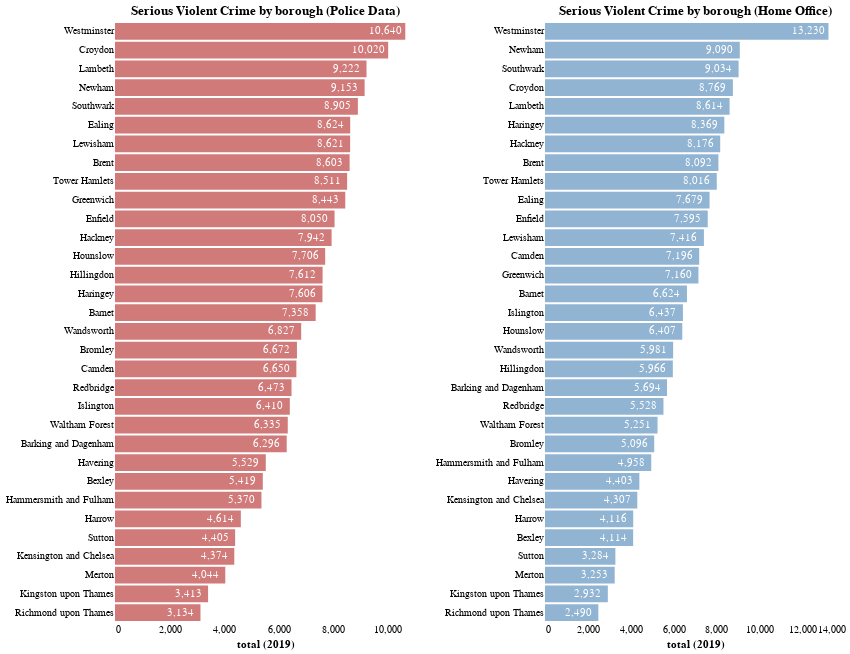

Here is the notebook cell this chart was saved with:
### Code cell
steelblue = 'rgb(70,130,180)'

bars = alt.Chart(violence_borough[['borough', 'met_total']], title='Serious Violent Crime by borough (Police Data)').mark_bar(opacity=0.6, color='firebrick').encode(
    x=alt.X('met_total:Q', axis=alt.Axis(title='total (2019)', ticks=False)),
    y=alt.Y('borough:N', axis=alt.Axis(title=None, ticks=False), sort='-x'),  
    #color=alt.Color('borough:N', legend=None)
)

text = alt.Chart(violence_borough[['borough', 'met_total']]).mark_text(
    align='center',
    baseline='middle',
    color='white',
    dx=-20  # Nudges text to right so it doesn't appear on top of the bar
).encode(
    x=alt.X('met_total:Q', axis=alt.Axis(title='total (2019)', ticks=False)),
    y=alt.Y('borough:N', axis=alt.Axis(title=None, ticks=False), sort='-x'),  
    text=alt.Text('met_total:Q', format=',.4r')
)

metpolice = bars + text

bars_ = alt.Chart(violence_borough[['borough', 'homeoffice_total']], title='Serious Violent Crime by borough (Home Office)').mark_bar(opacity=0.6, color=steelblue).encode(
    x=alt.X('homeoffice_total:Q', axis=alt.Axis(title='total (2019)', ticks=False)),
    y=alt.Y('borough:N', axis=alt.Axis(title=None, ticks=False), sort='-x'),  
    #color=alt.Color('borough:N', legend=None)
)

text_ = alt.Chart(violence_borough[['borough', 'homeoffice_total']]).mark_text(
    align='center',
    baseline='middle',
    color='white',
    dx=-20  # Nudges text to right so it doesn't appear on top of the bar
).encode(
    x=alt.X('homeoffice_total:Q', axis=alt.Axis(title='total (2019)', ticks=False)),
    y=alt.Y('borough:N', axis=alt.Axis(title=None, ticks=False), sort='-x'),  
    text=alt.Text('homeoffice_total:Q', format=',.4r')
)

metpolice = (bars + text).properties(height=600, width=300)
homeoffice = (bars_ + text_).properties(height=600, width=300)

(metpolice | homeoffice).configure_axis(
    grid=False,
    domain=False
).configure_view(
    strokeWidth=0)

### Figure 1 — Vega-Lite specification as saved in the notebook (floating-point values rounded to 4 significant figures)
{"config": {"view": {"continuousWidth": 400, "continuousHeight": 300, "strokeWidth": 0}, "axis": {"domain": false, "grid": false}}, "hconcat": [{"layer": [{"data": {"name": "data-9601fa2681cd009e42fe12569cefbaf3"}, "mark": {"type": "bar", "color": "firebrick", "opacity": 0.6}, "encoding": {"x": {"type": "quantitative", "axis": {"ticks": false, "title": "total (2019)"}, "field": "met_total"}, "y": {"type": "nominal", "axis": {"ticks": false, "title": null}, "field": "borough", "sort": "-x"}}, "title": "Serious Violent Crime by borough (Police Data)"}, {"data": {"name": "data-9601fa2681cd009e42fe12569cefbaf3"}, "mark": {"type": "text", "align": "center", "baseline": "middle", "color": "white", "dx": -20}, "encoding": {"text": {"type": "quantitative", "field": "met_total", "format": ",.4r"}, "x": {"type": "quantitative", "axis": {"ticks": false, "title": "total (2019)"}, "field": "met_total"}, "y": {"type": "nominal", "axis": {"ticks": false, "title": null}, "field": "borough", "sort": "-x"}}}], "height": 600, "width": 300}, {"layer": [{"data": {"name": "data-0042946925c2129f82d5953a83cff897"}, "mark": {"type": "bar", "color": "rgb(70,130,180)", "opacity": 0.6}, "encoding": {"x": {"type": "quantitative", "axis": {"ticks": false, "title": "total (2019)"}, "field": "homeoffice_total"}, "y": {"type": "nominal", "axis": {"ticks": false, "title": null}, "field": "borough", "sort": "-x"}}, "title": "Serious Violent Crime by borough (Home Office)"}, {"data": {"name": "data-0042946925c2129f82d5953a83cff897"}, "mark": {"type": "text", "align": "center", "baseline": "middle", "color": "white", "dx": -20}, "encoding": {"text": {"type": "quantitative", "field": "homeoffice_total", "format": ",.4r"}, "x": {"type": "quantitative", "axis": {"ticks": false, "title": "total (2019)"}, "field": "homeoffice_total"}, "y": {"type": "nominal", "axis": {"ticks": false, "title": null}, "field": "borough", "sort": "-x"}}}], "height": 600, "width": 300}], "$schema": "https://vega.github.io/schema/vega-lite/v4.8.1.json", "datasets": {"data-9601fa2681cd009e42fe12569cefbaf3": [{"borough": "Barking and Dagenham", "met_total": 6296.0}, {"borough": "Barnet", "met_total": 7358.0}, {"borough": "Bexley", "met_total": 5419.0}, {"borough": "Brent", "met_total": 8603.0}, {"borough": "Bromley", "met_total": 6672.0}, {"borough": "Camden", "met_total": 6650.0}, {"borough": "Croydon", "met_total": 10020.0}, {"borough": "Ealing", "met_total": 8624.0}, {"borough": "Enfield", "met_total": 8050.0}, {"borough": "Greenwich", "met_total": 8443.0}, {"borough": "Hackney", "met_total": 7942.0}, {"borough": "Hammersmith and Fulham", "met_total": 5370.0}, {"borough": "Haringey", "met_total": 7606.0}, {"borough": "Harrow", "met_total": 4614.0}, {"borough": "Havering", "met_total": 5529.0}, {"borough": "Hillingdon", "met_total": 7612.0}, {"borough": "Hounslow", "met_total": 7706.0}, {"borough": "Islington", "met_total": 6410.0}, {"borough": "Kensington and Chelsea", "met_total": 4374.0}, {"borough": "Kingston upon Thames", "met_total": 3413.0}, {"borough": "Lambeth", "met_total": 9222.0}, {"borough": "Lewisham", "met_total": 8621.0}, {"borough": "Merton", "met_total": 4044.0}, {"borough": "Newham", "met_total": 9153.0}, {"borough": "Redbridge", "met_total": 6473.0}, {"borough": "Richmond upon Thames", "met_total": 3134.0}, {"borough": "Southwark", "met_total": 8905.0}, {"borough": "Sutton", "met_total": 4405.0}, {"borough": "Tower Hamlets", "met_total": 8511.0}, {"borough": "Waltham Forest", "met_total": 6335.0}, {"borough": "Wandsworth", "met_total": 6827.0}, {"borough": "Westminster", "met_total": 10640.0}], "data-0042946925c2129f82d5953a83cff897": [{"borough": "Barking and Dagenham", "homeoffice_total": 5694}, {"borough": "Barnet", "homeoffice_total": 6624}, {"borough": "Bexley", "homeoffice_total": 4114}, {"borough": "Brent", "homeoffice_total": 8092}, {"borough": "Bromley", "homeoffice_total": 5096}, {"borough": "Camden", "homeoffice_total": 7196}, {"borough": "Croydon", "homeoffice_total": 8769}, {"borough": "Ealing", "homeoffice_total": 7679}, {"borough": "Enfield", "homeoffice_total": 7595}, {"borough": "Greenwich", "homeoffice_total": 7160}, {"borough": "Hackney", "homeoffice_total": 8176}, {"borough": "Hammersmith and Fulham", "homeoffice_total": 4958}, {"borough": "Haringey", "homeoffice_total": 8369}, {"borough": "Harrow", "homeoffice_total": 4116}, {"borough": "Havering", "homeoffice_total": 4403}, {"borough": "Hillingdon", "homeoffice_total": 5966}, {"borough": "Hounslow", "homeoffice_total": 6407}, {"borough": "Islington", "homeoffice_total": 6437}, {"borough": "Kensington and Chelsea", "homeoffice_total": 4307}, {"borough": "Kingston upon Thames", "homeoffice_total": 2932}, {"borough": "Lambeth", "homeoffice_total": 8614}, {"borough": "Lewisham", "homeoffice_total": 7416}, {"borough": "Merton", "homeoffice_total": 3253}, {"borough": "Newham", "homeoffice_total": 9090}, {"borough": "Redbridge", "homeoffice_total": 5528}, {"borough": "Richmond upon Thames", "homeoffice_total": 2490}, {"borough": "Southwark", "homeoffice_total": 9034}, {"borough": "Sutton", "homeoffice_total": 3284}, {"borough": "Tower Hamlets", "homeoffice_total": 8016}, {"borough": "Waltham Forest", "homeoffice_total": 5251}, {"borough": "Wandsworth", "homeoffice_total": 5981}, {"borough": "Westminster", "homeoffice_total": 13228}]}}
